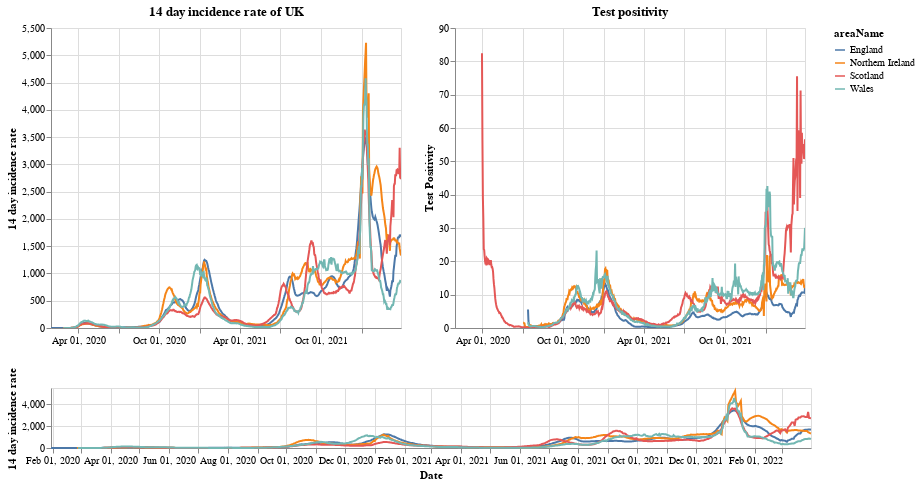

Here is the notebook cell this chart was saved with:
### Markdown cell above
# Plots

First a plot with each country in the UK. The top right shows the positivity rate for (which is the percentage of registered tests which were positive) while the top left is the 14 day incidence rate. The bottom chart can be used to select the timeframe (does not work on a mobile device).

### Code cell
#collapse
brush = alt.selection(type='interval', name='DateBrush',encodings=['x'],fields=['Time'])
leg_selection = alt.selection_multi(fields=['areaName'], bind='legend')

base = alt.Chart(uk_cases).mark_line().encode(
    x=alt.X("yearmonthdate(date):T", axis=alt.Axis(title='Date')),
    y=alt.Y("twoWeeklyCasesRate:Q", axis=alt.Axis(title='14 day incidence rate')),
    tooltip=['areaName', 'date','twoWeeklyCasesRate', 'testPositivity'],
    color='areaName',
    opacity=alt.condition(leg_selection, alt.value(2), alt.value(0.1))
).add_selection(leg_selection).properties(width=350)

upper = base.encode(alt.X('yearmonthdate(date):T', axis=alt.Axis(title=''),
                         scale=alt.Scale(domain=brush))
                   ).properties(title=f'14 day incidence rate of UK')
upper_right = upper.encode(alt.Y('testPositivity:Q', axis=alt.Axis(title='Test Positivity'))).properties(title='Test positivity')
lower = base.properties(height=60, width = 760).add_selection(brush)

(upper | upper_right) & lower

### Figure 1 — Vega-Lite specification as saved in the notebook (floating-point values rounded to 4 significant figures; data arrays with more than 128 entries replaced by an {"elided": "..."} marker saying what was removed)
{"config": {"view": {"continuousWidth": 400, "continuousHeight": 300}}, "vconcat": [{"hconcat": [{"mark": "line", "encoding": {"color": {"type": "nominal", "field": "areaName"}, "opacity": {"condition": {"value": 2, "selection": "selector001"}, "value": 0.1}, "tooltip": [{"type": "nominal", "field": "areaName"}, {"type": "temporal", "field": "date"}, {"type": "quantitative", "field": "twoWeeklyCasesRate"}, {"type": "quantitative", "field": "testPositivity"}], "x": {"type": "temporal", "axis": {"title": ""}, "field": "date", "scale": {"domain": {"selection": "DateBrush"}}, "timeUnit": "yearmonthdate"}, "y": {"type": "quantitative", "axis": {"title": "14 day incidence rate"}, "field": "twoWeeklyCasesRate"}}, "selection": {"selector001": {"type": "multi", "fields": ["areaName"], "bind": "legend"}}, "title": "14 day incidence rate of UK", "width": 350}, {"mark": "line", "encoding": {"color": {"type": "nominal", "field": "areaName"}, "opacity": {"condition": {"value": 2, "selection": "selector001"}, "value": 0.1}, "tooltip": [{"type": "nominal", "field": "areaName"}, {"type": "temporal", "field": "date"}, {"type": "quantitative", "field": "twoWeeklyCasesRate"}, {"type": "quantitative", "field": "testPositivity"}], "x": {"type": "temporal", "axis": {"title": ""}, "field": "date", "scale": {"domain": {"selection": "DateBrush"}}, "timeUnit": "yearmonthdate"}, "y": {"type": "quantitative", "axis": {"title": "Test Positivity"}, "field": "testPositivity"}}, "selection": {"selector001": {"type": "multi", "fields": ["areaName"], "bind": "legend"}}, "title": "Test positivity", "width": 350}]}, {"mark": "line", "encoding": {"color": {"type": "nominal", "field": "areaName"}, "opacity": {"condition": {"value": 2, "selection": "selector001"}, "value": 0.1}, "tooltip": [{"type": "nominal", "field": "areaName"}, {"type": "temporal", "field": "date"}, {"type": "quantitative", "field": "twoWeeklyCasesRate"}, {"type": "quantitative", "field": "testPositivity"}], "x": {"type": "temporal", "axis": {"title": "Date"}, "field": "date", "timeUnit": "yearmonthdate"}, "y": {"type": "quantitative", "axis": {"title": "14 day incidence rate"}, "field": "twoWeeklyCasesRate"}}, "height": 60, "selection": {"selector001": {"type": "multi", "fields": ["areaName"], "bind": "legend"}, "DateBrush": {"type": "interval", "encodings": ["x"], "fields": ["Time"]}}, "width": 760}], "data": {"name": "data-1a1bf402063af55be008f7aa6e4964a1"}, "$schema": "https://vega.github.io/schema/vega-lite/v4.8.1.json", "datasets": {"data-1a1bf402063af55be008f7aa6e4964a1": {"elided": "3084 records"}}}
